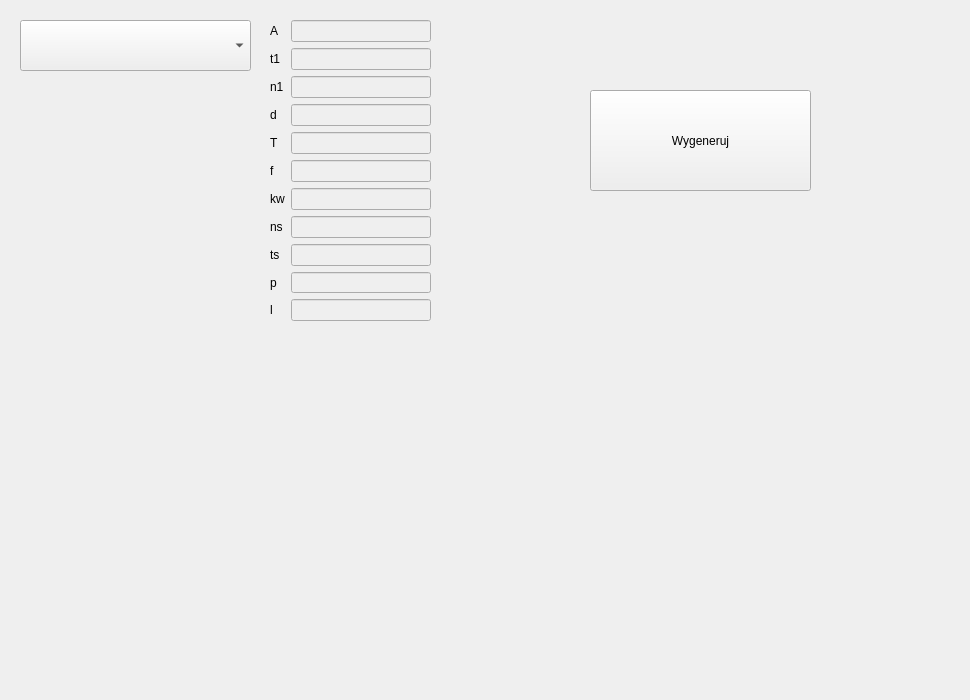
<?xml version="1.0" encoding="UTF-8"?>
<ui version="4.0">
 <class>MainWindow</class>
 <widget class="QMainWindow" name="MainWindow">
  <property name="geometry">
   <rect>
    <x>0</x>
    <y>0</y>
    <width>970</width>
    <height>700</height>
   </rect>
  </property>
  <property name="windowTitle">
   <string>MainWindow</string>
  </property>
  <widget class="QWidget" name="centralwidget">
   <widget class="QWidget" name="formLayoutWidget">
    <property name="geometry">
     <rect>
      <x>270</x>
      <y>20</y>
      <width>161</width>
      <height>301</height>
     </rect>
    </property>
    <layout class="QFormLayout" name="formLayout">
     <item row="0" column="0">
      <widget class="QLabel" name="label">
       <property name="text">
        <string>A</string>
       </property>
      </widget>
     </item>
     <item row="1" column="0">
      <widget class="QLabel" name="label_2">
       <property name="text">
        <string>t1</string>
       </property>
      </widget>
     </item>
     <item row="1" column="1">
      <widget class="QLineEdit" name="t1_line_edit">
       <property name="enabled">
        <bool>false</bool>
       </property>
      </widget>
     </item>
     <item row="2" column="0">
      <widget class="QLabel" name="label_9">
       <property name="text">
        <string>n1</string>
       </property>
      </widget>
     </item>
     <item row="2" column="1">
      <widget class="QLineEdit" name="n1_line_edit">
       <property name="enabled">
        <bool>false</bool>
       </property>
      </widget>
     </item>
     <item row="3" column="0">
      <widget class="QLabel" name="label_3">
       <property name="text">
        <string>d</string>
       </property>
      </widget>
     </item>
     <item row="3" column="1">
      <widget class="QLineEdit" name="d_line_edit">
       <property name="enabled">
        <bool>false</bool>
       </property>
      </widget>
     </item>
     <item row="4" column="0">
      <widget class="QLabel" name="label_5">
       <property name="text">
        <string>T</string>
       </property>
      </widget>
     </item>
     <item row="4" column="1">
      <widget class="QLineEdit" name="T_line_edit">
       <property name="enabled">
        <bool>false</bool>
       </property>
      </widget>
     </item>
     <item row="6" column="0">
      <widget class="QLabel" name="label_4">
       <property name="text">
        <string>f</string>
       </property>
      </widget>
     </item>
     <item row="6" column="1">
      <widget class="QLineEdit" name="f_line_edit">
       <property name="enabled">
        <bool>false</bool>
       </property>
      </widget>
     </item>
     <item row="7" column="0">
      <widget class="QLabel" name="label_6">
       <property name="text">
        <string>kw</string>
       </property>
      </widget>
     </item>
     <item row="7" column="1">
      <widget class="QLineEdit" name="kw_line_edit">
       <property name="enabled">
        <bool>false</bool>
       </property>
      </widget>
     </item>
     <item row="8" column="0">
      <widget class="QLabel" name="label_8">
       <property name="text">
        <string>ns</string>
       </property>
      </widget>
     </item>
     <item row="8" column="1">
      <widget class="QLineEdit" name="ns_line_edit">
       <property name="enabled">
        <bool>false</bool>
       </property>
      </widget>
     </item>
     <item row="9" column="0">
      <widget class="QLabel" name="label_7">
       <property name="text">
        <string>ts</string>
       </property>
      </widget>
     </item>
     <item row="9" column="1">
      <widget class="QLineEdit" name="ts_line_edit">
       <property name="enabled">
        <bool>false</bool>
       </property>
      </widget>
     </item>
     <item row="10" column="0">
      <widget class="QLabel" name="label_11">
       <property name="text">
        <string>p</string>
       </property>
      </widget>
     </item>
     <item row="10" column="1">
      <widget class="QLineEdit" name="p_line_edit">
       <property name="enabled">
        <bool>false</bool>
       </property>
      </widget>
     </item>
     <item row="12" column="0">
      <widget class="QLabel" name="label_10">
       <property name="text">
        <string>l</string>
       </property>
      </widget>
     </item>
     <item row="12" column="1">
      <widget class="QLineEdit" name="l_line_edit">
       <property name="enabled">
        <bool>false</bool>
       </property>
      </widget>
     </item>
     <item row="0" column="1">
      <widget class="QLineEdit" name="a_line_edit">
       <property name="enabled">
        <bool>false</bool>
       </property>
      </widget>
     </item>
    </layout>
   </widget>
   <widget class="QComboBox" name="comboBox">
    <property name="geometry">
     <rect>
      <x>20</x>
      <y>20</y>
      <width>231</width>
      <height>51</height>
     </rect>
    </property>
    <item>
     <property name="text">
      <string/>
     </property>
    </item>
    <item>
     <property name="text">
      <string>Szum o rozkładzie jednostajnym</string>
     </property>
    </item>
    <item>
     <property name="text">
      <string>Szum gaussowski</string>
     </property>
    </item>
    <item>
     <property name="text">
      <string>Sygnał sinusoidalny</string>
     </property>
    </item>
    <item>
     <property name="text">
      <string>Sygnał sinusoidalny wyprostowany jednopołówkowo</string>
     </property>
    </item>
    <item>
     <property name="text">
      <string>Sygnał sinusoidalny wyprostowany dwupołówkowo</string>
     </property>
    </item>
    <item>
     <property name="text">
      <string>Sygnał prostokątny</string>
     </property>
    </item>
    <item>
     <property name="text">
      <string>Sygnał prostokątny symetryczny</string>
     </property>
    </item>
    <item>
     <property name="text">
      <string>Sygnał trójkątny</string>
     </property>
    </item>
    <item>
     <property name="text">
      <string>Skok jednostkowy</string>
     </property>
    </item>
    <item>
     <property name="text">
      <string>Impuls jednostkowy</string>
     </property>
    </item>
    <item>
     <property name="text">
      <string>Szum impulsowy</string>
     </property>
    </item>
   </widget>
   <widget class="QPushButton" name="generateButton">
    <property name="geometry">
     <rect>
      <x>590</x>
      <y>90</y>
      <width>221</width>
      <height>101</height>
     </rect>
    </property>
    <property name="text">
     <string>Wygeneruj</string>
    </property>
   </widget>
  </widget>
 </widget>
 <resources/>
 <connections/>
</ui>
